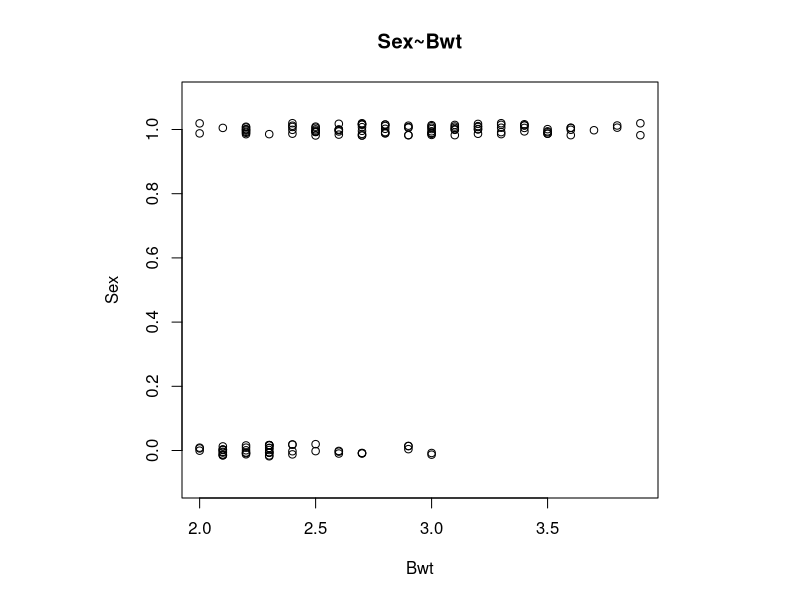
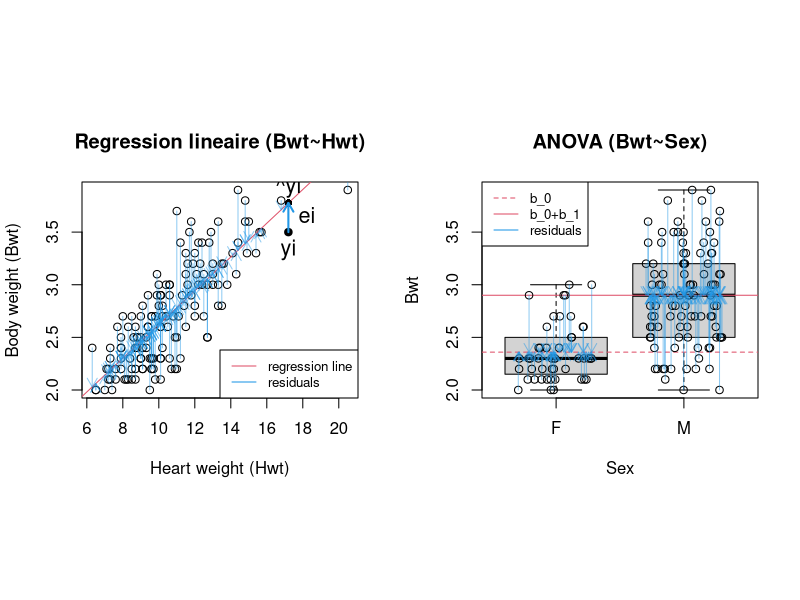
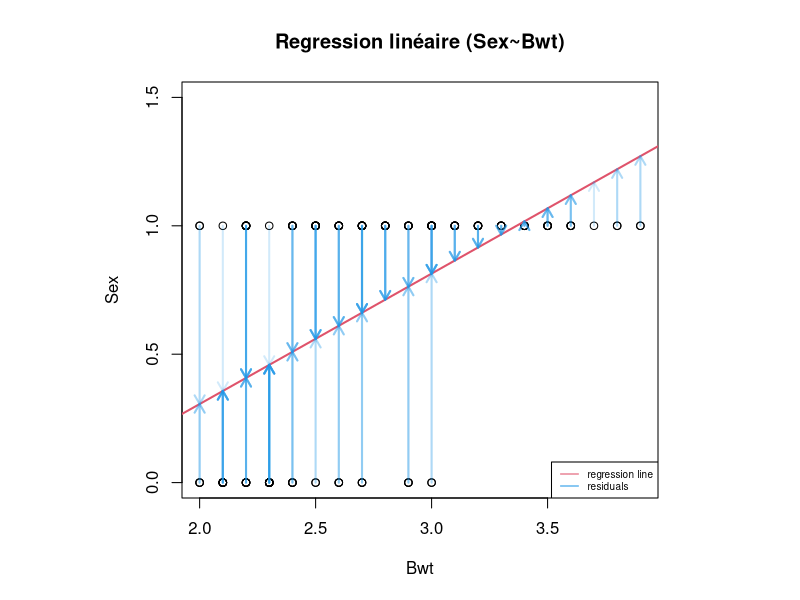
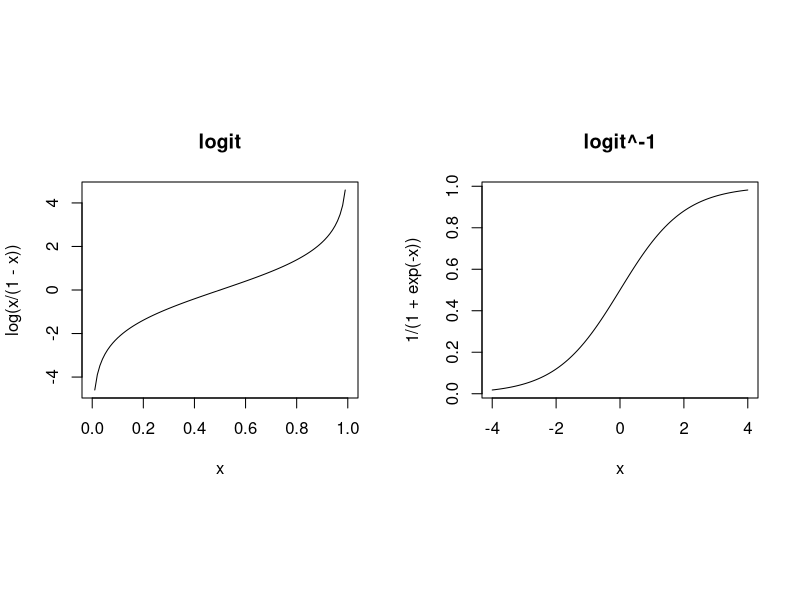
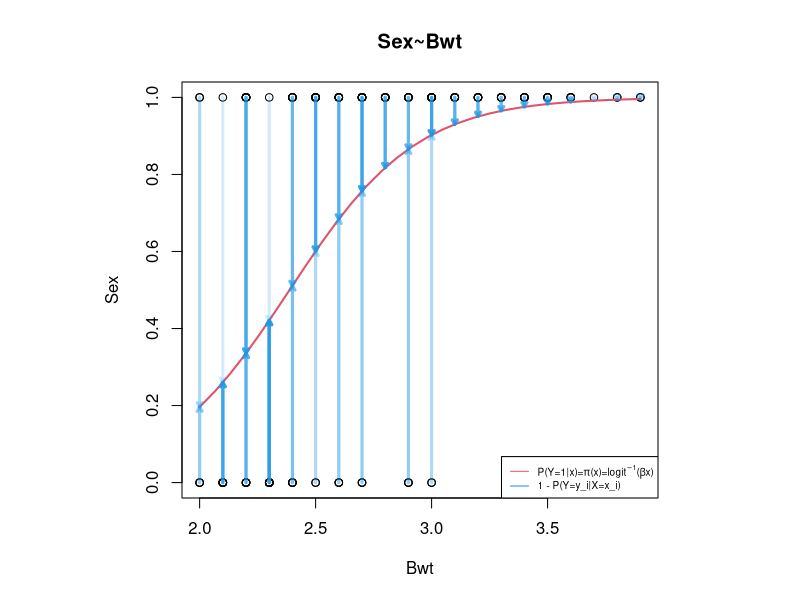

These charts were generated, in order, by the following R code:
## ---- chunk 1
d = MASS::cats
layout(1, respect=TRUE)
s = as.numeric(d$Sex) - 1
plot(d$Bwt, jitter(s, factor=.1), main="Sex~Bwt", xlab="Bwt", ylab="Sex", ylim=c(-.1,1.1))
d$Sex

## ---- chunk 2
d = MASS::cats
m = lm(Bwt~Hwt, d)
layout(matrix(1:2, 1), respect=TRUE)
plot(
  m$model$Hwt, m$model$Bwt,
  ylab="Body weight (Bwt)", xlab="Heart weight (Hwt)",
  main="Regression lineaire (Bwt~Hwt)"
)
abline(m, col=2)
arrows(d$Hwt, d$Bwt, d$Hwt, d$Bwt-m$residuals, col=adjustcolor(4, alpha.f=0.5), length=0.1)

i = which(d$Hwt==17.2)
points(m$model[i,]$Hwt, m$model[i,]$Bwt,  pch=16)
points(m$model[i,]$Hwt, d[i,]$Bwt-m$residuals[i],  pch=16)
arrows(d[i,]$Hwt, d[i,]$Bwt, d[i,]$Hwt, d[i,]$Bwt-m$residuals[i], col=4, lwd=2, length=0.1)
text(m$model[i,]$Hwt, m$model[i,]$Bwt, "yi", pos=1, cex=1.3)
text(m$model[i,]$Hwt, d[i,]$Bwt-m$residuals[i]/2,  "ei", pos=4, cex=1.3)
text(m$model[i,]$Hwt, d[i,]$Bwt-m$residuals[i],  "^yi", pos=3, cex=1.3)
legend("bottomright",c("regression line", "residuals"), col=c(2,4), lty=1, cex=.8)


boxplot(Bwt~Sex, d, main="ANOVA (Bwt~Sex)", xlab="Sex", ylab="Bwt", outline=FALSE, ylim=range(d$Bwt))
m = lm(Bwt~Sex, d)
m$coefficients
abline(h=m$coefficients[[1]] + m$coefficients[[2]], col=2)
abline(h=m$coefficients[[1]], col=2, lty=2)

x = jitter(as.numeric(d$Sex), 1.5)
points(x, d$Bwt)
arrows(x, d$Bwt, x, d$Bwt-m$residuals, col=adjustcolor(4, alpha.f=0.5), length=0.1)
legend("topleft",c("b_0", "b_0+b_1", "residuals"), col=c(2,2,4), lty=c(2,1,1), cex=.8)

# t.test
# 1 null hypothesis
# H_0: p_h==_f
# H_1: p_h!=p_f
# 2 risk
# alpha = 5%
# 3 test hypothesis
# residuals~N?
shapiro.test(d[d$Sex=="F",]$Bwt)
shapiro.test(d[d$Sex=="M",]$Bwt)
# -> OK
# 4 t.test
t.test(d[d$Sex=="F",]$Bwt, d[d$Sex=="M",]$Bwt)
anova(m)
# 5 conclusion
## ---- chunk 3
d = MASS::cats

layout(1, respect=TRUE)
s = as.numeric(d$Sex) - 1
plot(d$Bwt, s, main="Regression linéaire (Sex~Bwt)", xlab="Bwt", ylab="Sex", ylim=c(0,1.5))
m = lm(s~d$Bwt)
abline(m, col=2, lwd=2)
# abline(h=0.5, col="grey", lwd=2)
arrows(d$Bwt, s, d$Bwt, s-m$residuals, col=adjustcolor(4, alpha.f=0.2), length=0.1, lwd=2)
legend("bottomright",c("regression line", "residuals"), col=c(2,4), lty=1, cex=0.6)
## ---- chunk 4
layout(matrix(1:2, 1), respect=TRUE)
x = 0:100/100
plot(x, log(x/(1-x)), main="logit", type="l")
x = seq(-4, 4,  length.out=100)
plot(x, 1 / (1+exp(-x)), main="logit^-1", type="l")
## ---- chunk 5
layout(1, respect=TRUE)
plot(d$Bwt, s, main="Sex~Bwt", xlab="Bwt", ylab="Sex")
m = glm(d$Sex~d$Bwt, family = binomial(logit))
m$coefficients
logitinv = function(x) 1/(1 + exp(-x))
x = seq(min(d$Bwt), max(d$Bwt), length.out=30)
lines(x, logitinv(m$coefficients[[1]] + m$coefficients[[2]]*x), col=2, lwd=2)
py1x = function(t,m) {
  x = m$coefficients[[1]] + m$coefficients[[2]]*t #x définit par le fit du modèle en fonction de t la valeur du Bwt
  1/(1 + exp(-x)) #logit de x
}
arrows(d$Bwt, s, d$Bwt, py1x(d$Bwt,m), col=adjustcolor(4, alpha.f=0.2), length=0.05, lwd=3)
legend("bottomright", c(expression(paste("P(Y=1|x)=", pi, "(x)=", logit^-1, "(", beta , "x)")), expression("1 - P(Y=y_i|X=x_i)")), col=c(2,4), lty=1, cex=0.6)
## ---- chunk 6
m = glm(d$Sex~d$Bwt, family = binomial(logit))
m$coefficient
summary(m)
#deviance residuals represent the contributions of individual samples to the deviance, analogous to the conventional residuals. If the median deviance residual is close to zero, this means that our model is not biased in one direction (i.e. the out come is neither over- nor underestimated).
#Null deviance: A low null deviance implies that the data can be modeled well merely using the intercept. If the null deviance is low, you should consider using few features for modeling the data.
#Residual deviance: A low residual deviance implies that the model you have trained is appropriate. Congratulations!
#The Akaike information criterion (AIC) is an information-theoretic measure that describes the quality of a model
#The information about Fisher scoring iterations is just verbose output of iterative weighted least squares. A high number of iterations may be a cause for concern indicating that the algorithm is not converging properly.
